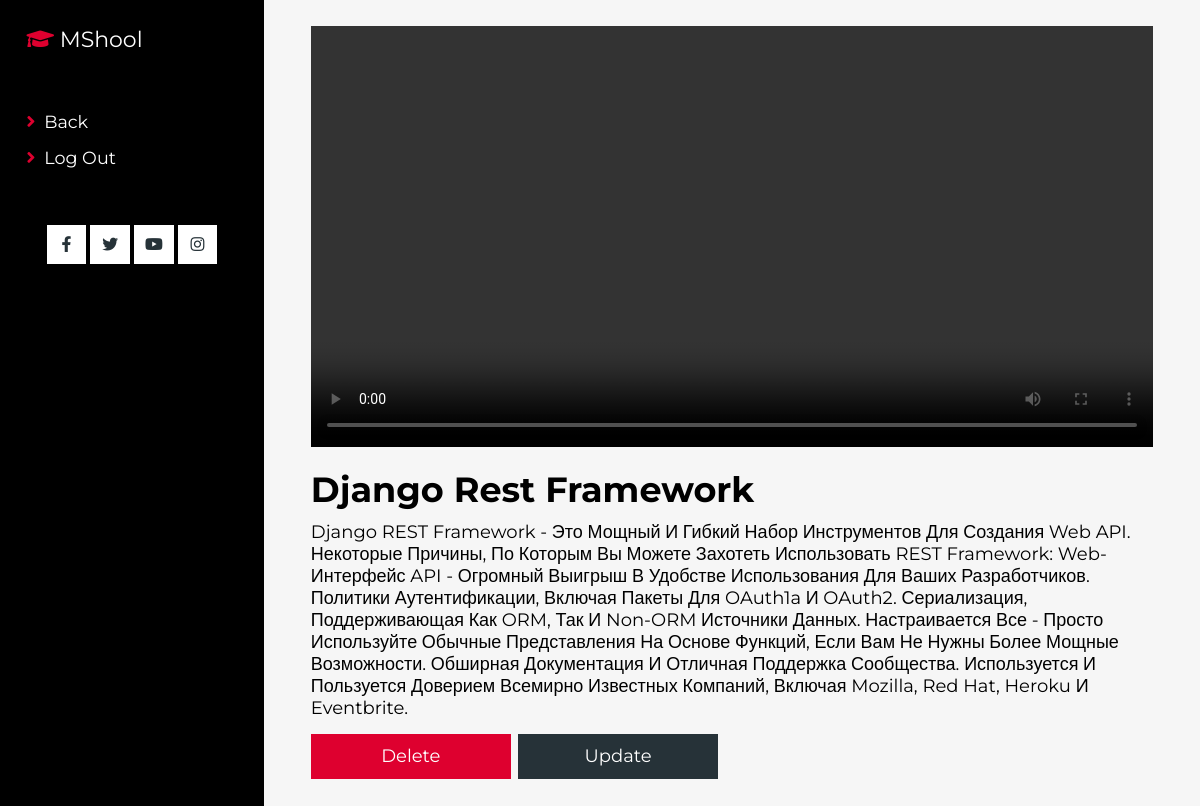
Page /lesson/18/ (signed in) on the committed database.
### maktab/models.py (models this page shows)
class Video(models.Model):
    title = models.CharField(max_length=100)
    description = models.TextField()
    image = models.ImageField(upload_to='image/')
    file = models.FileField(upload_to='files/',
                                  validators=[FileExtensionValidator(allowed_extensions=['mp4'])])

### maktab/views.py (the view)
# urls.py: path('lesson/<int:pk>/', lesson, name='lesson'),
@login_required(login_url='login')
def lesson(request, pk:int):
    lesson = get_object_or_404(Video, id=pk)
    return render(request, 'lesson.html', {'lesson':lesson})

### templates/lesson.html (shortened to what this page needs)
{% load static %}
<link rel="stylesheet" href="{% static 'css/style.css' %}">
<link href="https://vjs.zencdn.net/8.10.0/video-js.css" rel="stylesheet" />
<link rel="stylesheet" href="https://cdnjs.cloudflare.com/ajax/libs/font-awesome/5.15.4/css/all.min.css">
<body>
<header class="header">
    <a href="{% url 'home' %}" class="logo"> <i class="fas fa-graduation-cap"></i> MShool </a>
    <nav class="navbar">
        {% if user.is_superuser or user.is_admin or user.is_teacher %}
            <a href="{% url 'lessons' %}"> <i class="fas fa-angle-right"></i> back </a>
            <a href="{% url 'logout' %}"> <i class="fas fa-angle-right"></i> log out </a>
            {% else %}
            <a href="{% url 'lessons' %}"> <i class="fas fa-angle-right"></i> back </a>
            <a href="{% url 'logout' %}"> <i class="fas fa-angle-right"></i> log out </a>
            {% endif %}
    </nav>
    <div class="share">
        <a href="https://www.facebook.com" class="fab fa-facebook-f"></a>
        <a href="https://twitter.com" class="fab fa-twitter"></a>
        <a href="https://www.youtube.com" class="fab fa-youtube"></a>
        <a href="https://www.instagram.com" class="fab fa-instagram"></a>
    </div>
</header>
<section class="lesson_sec">
    <div class="container">
        <div class="lesson">
            <div class="lesson_vid">
                <video
                        id="my-video"
                        class="video-js"
                        controls
                        preload="auto"
                        data-setup="{}"
                    >
                        <source src="{% url 'stream' lesson.id %}" type="video/mp4"/>
                        <source src="{% url 'stream' lesson.id %}" type="video/webm"/>
                    </video>
            </div>
            <div class="lesson_desc">
                <h1>{{lesson.title}}</h1>
                <p>{{lesson.description}}</p>
                {% if user.is_admin or user.is_superuser or user.is_teacher %}
                <button class="dbtn"><a href="{% url 'lesson_delete' lesson.id %}">Delete</a></button>
                <button><a href="{% url 'lesson_update' lesson.id %}">Update</a></button>
                {% endif %}
            </div>
        </div>
    </div>
</section>

### static/css/style.css (style rules this page uses)
* { font-family: 'Montserrat', sans-serif; margin: 0; padding: 0; -webkit-box-sizing: border-box; box-sizing: border-box; outline: none; border: none; text-decoration: none; text-transform: capitalize; -webkit-transition: all .2s linear; transition: all .2s linear; }
.dbtn { background-color: #DE002F ; }
body { padding-left: 30rem; }
section { padding: 3rem 5%; }
section:nth-child(even) { background: #f6f6f6; }
.header { position: fixed; top: 0; left: 0; z-index: 1000; background: #000; width: 30rem; height: 100%; padding: 3rem; }
.header .logo { font-size: 2.5rem; color: #fff; }
.header .logo i { color: #DE002F; }
.header .navbar { padding: 20% 0; }
.header .navbar a { display: block; font-size: 2rem; margin: 1.7rem 0; color: #fff; }
.header .navbar a i { color: #DE002F; padding-right: .5rem; }
.header .share { text-align: center; }
.header .share a { height: 4.5rem; width: 4.5rem; line-height: 4.5rem; font-size: 1.8rem; background: #fff; color: #263238; margin: 0 .1rem; }
.lesson_sec .lesson_vid video { width: 100%; }
.lesson_sec .lesson_desc h1 { font-size: 35; margin-top: 20; }
.lesson_sec .lesson_desc p { margin-top: 10px; font-size: 18; }
.lesson_sec .lesson_desc button { width: 200; height: 45; margin-top: 15px; color: white; font-size: 18; background-color: #263238; margin-bottom: 30px; }
.lesson_sec .lesson_desc a { color: white; }
.lesson_sec .lesson_desc .dbtn { background-color: #DE002F; margin-right: 5px; }

### rows in the picture
Video: title "Django Rest Framework", description "Django REST Framework - Это Мощный И Гибкий Набор Инструментов Для Создания Web API. Некоторые Причины, По Которым Вы Можете Захотеть Использовать REST Framework: Web-Интерфейс API - Огромный Выигрыш В Удобстве Использования Для Ваших Разработчиков. Политики Аутентификации, Включая Пакеты Для OAuth1a И OAuth2. Сериализация, Поддерживающая Как ORM, Так И Non-ORM Источники Данных. Настраивается Все - Просто Используйте Обычные Представления На Основе Функций, Если Вам Не Нужны Более Мощные Возможности. Обширная Документация И Отличная Поддержка Сообщества. Используется И Пользуется Доверием Всемирно Известных Компаний, Включая Mozilla, Red Hat, Heroku И Eventbrite."
